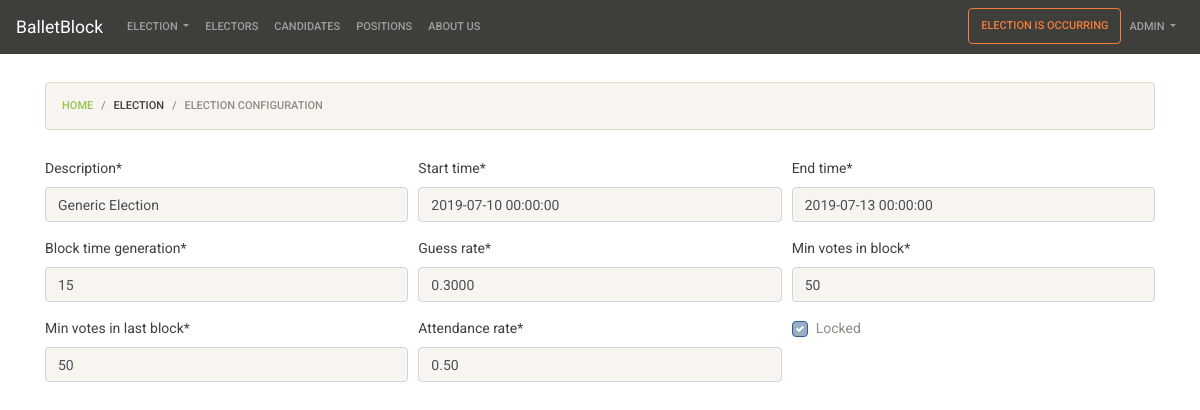
Screenshot of /election/electionconfig/ (signed in) with the database file from the repository.
### election/models.py (models this page shows, shortened)
class ElectionConfig(models.Model):
    description = models.CharField(max_length=100, null=False, blank=False, default='Generic Election')
    start_time = models.DateTimeField(null=False, blank=False)
    end_time = models.DateTimeField(null=False, blank=False)
    block_time_generation = models.IntegerField(default=15)
    guess_rate = models.DecimalField(null=False, blank=False, max_digits=5,decimal_places=4, validators=[MinValueValidator(Decimal('0.0001')), MaxValueValidator(Decimal('0.9999'))], default=Decimal('0.3'))
    min_votes_in_block = models.IntegerField(null=False, blank=False, default=50)
    min_votes_in_last_block = models.IntegerField(null=False, blank=False, default=50)
    attendance_rate = models.DecimalField(null=False, blank=False, max_digits=3, decimal_places=2, validators=[MinValueValidator(Decimal('0.01')), MaxValueValidator(Decimal('0.99'))], default=Decimal('0.5'))
    locked = models.BooleanField(default=False)

### election/views.py (the view, shortened to what this page needs)
# urls.py: path('electionconfig/',views.electionConfiguration, name='electionconfig'),
@staff_member_required
def electionConfiguration(request, template_name='electionconfig.html'):
    ec = None
    if ElectionConfig.objects.all().count() > 0:
        ec = ElectionConfig.objects.filter()[0]
    if request.election_is_occurring:
        form = ElectionConfigForm(instance=ec, readonly=request.election_is_occurring)
        return render(request, template_name, {'form':form})

### election/business.py (called while the page is built)
    def getCurrentElectionConfig(self):
        ecs = ElectionConfig.objects.all()
        if ecs.count() > 0:
            return ecs[0]
        return None

    def isOccurring(self):
        ec = self.getCurrentElectionConfig()
        now = datetime.datetime.now()
        if ec:
            if now >= ec.start_time and now <= ec.end_time and ec.locked:
                return True
        return False

### election/context_processors.py (called while the page is built)
def election_context(request):
    context_data = dict()
    context_data['election_is_occurring'] = request.election_is_occurring
    return context_data

### election/templates/electionconfig.html (shortened to what this page needs)
{% extends 'base.html' %}
{% load staticfiles %}
{% load crispy_forms_tags%}
{% block breadcrumb %}
    <nav aria-label="breadcrumb">
        <ol class="breadcrumb">
          <li class="breadcrumb-item"><a href="{% url 'home' %}">Home</a></li>
          <li class="breadcrumb-item">Election</li>
          <li class="breadcrumb-item active" aria-current="page">Election Configuration</li>
        </ol>
    </nav>
{% endblock breadcrumb %}
{% block content %}
    <form method="post" action="{{ request.path }}">
        {% crispy form %}
    </form>
{% endblock content %}

### balletblock/templates/menu.html (shortened to what this page needs)
<nav class="navbar navbar-expand-lg navbar-dark bg-primary">
    <a class="navbar-brand" href="#">BalletBlock</a>
    <div class="collapse navbar-collapse" id="navbarColor01">
      <ul class="navbar-nav mr-auto">
        {% if request.user.is_superuser %}
          <li class="nav-item dropdown">
            <a class="nav-link dropdown-toggle" href="" id="navbarDropdownMenuLink" data-toggle="dropdown" aria-haspopup="true" aria-expanded="false">
            Election
            </a>
          </li>
          <li class="nav-item">
            <a class="nav-link" href="{% url 'elector' %}">Electors</a>
          </li>
          <li class="nav-item">
            <a class="nav-link" href="{% url 'candidate' %}">Candidates</a>
          </li>
          <li class="nav-item">
            <a class="nav-link" href="{% url 'position' %}">Positions</a>
          </li>
          <li class="nav-item">
              <a class="nav-link" href="{% url 'about_us' %}">About us</a>
          </li>
        {% else %}
          <li class="nav-item">
            <a class="nav-link" href="{% url 'vote' %}">Vote</a>
          </li>
        {% endif %}
      </ul>
      {% if request.user.is_authenticated %}
            <ul class="navbar-nav">
                {% if election_is_occurring %}
                  <li class="nav-item">
                      <button type="button" class="btn btn-outline-warning">Election is Occurring</button>
                  </li>
                {% endif %}
                <li class="nav-item dropdown">
                    <a class="nav-link dropdown-toggle" href="" id="navbarDropdownMenuLink" data-toggle="dropdown" aria-haspopup="true" aria-expanded="false">
                    {{request.user}}
                    </a>
                </li>
            </ul>
      {% endif %}
    </div>
  </nav>

### balletblock/templates/base.html (style rules this page uses)
nav { margin-bottom: 2em; }

### rows the page displays
ElectionConfig: description "Generic Election", start_time "2019-07-10 00:00:00", end_time "2019-07-13 00:00:00", block_time_generation "15", guess_rate "0.3000", min_votes_in_block "50", min_votes_in_last_block "50", attendance_rate "0.50"

### other values shown
{{ request.user }} "ADMIN"
